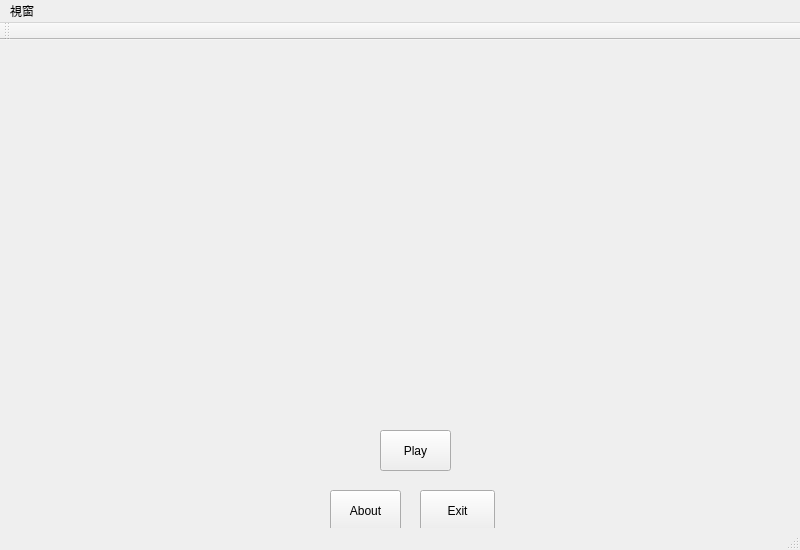
<?xml version="1.0" encoding="UTF-8"?>
<ui version="4.0">
 <class>MainWindow</class>
 <widget class="QMainWindow" name="MainWindow">
  <property name="geometry">
   <rect>
    <x>0</x>
    <y>0</y>
    <width>800</width>
    <height>550</height>
   </rect>
  </property>
  <property name="windowTitle">
   <string>MainWindow</string>
  </property>
  <widget class="QWidget" name="centralWidget">
   <widget class="QPushButton" name="about">
    <property name="geometry">
     <rect>
      <x>330</x>
      <y>450</y>
      <width>71</width>
      <height>41</height>
     </rect>
    </property>
    <property name="text">
     <string>About</string>
    </property>
   </widget>
   <widget class="QPushButton" name="exit">
    <property name="geometry">
     <rect>
      <x>420</x>
      <y>450</y>
      <width>75</width>
      <height>41</height>
     </rect>
    </property>
    <property name="text">
     <string>Exit</string>
    </property>
   </widget>
   <widget class="QPushButton" name="start">
    <property name="geometry">
     <rect>
      <x>380</x>
      <y>390</y>
      <width>71</width>
      <height>41</height>
     </rect>
    </property>
    <property name="text">
     <string>Play</string>
    </property>
   </widget>
   <widget class="QLabel" name="label">
    <property name="geometry">
     <rect>
      <x>0</x>
      <y>0</y>
      <width>801</width>
      <height>501</height>
     </rect>
    </property>
    <property name="text">
     <string/>
    </property>
    <property name="pixmap">
     <pixmap resource="main.qrc">:/main/title.png</pixmap>
    </property>
   </widget>
   <zorder>label</zorder>
   <zorder>about</zorder>
   <zorder>exit</zorder>
   <zorder>start</zorder>
  </widget>
  <widget class="QMenuBar" name="menuBar">
   <property name="geometry">
    <rect>
     <x>0</x>
     <y>0</y>
     <width>800</width>
     <height>21</height>
    </rect>
   </property>
   <widget class="QMenu" name="menu">
    <property name="title">
     <string>視窗</string>
    </property>
   </widget>
   <addaction name="menu"/>
  </widget>
  <widget class="QToolBar" name="mainToolBar">
   <attribute name="toolBarArea">
    <enum>TopToolBarArea</enum>
   </attribute>
   <attribute name="toolBarBreak">
    <bool>false</bool>
   </attribute>
  </widget>
  <widget class="QStatusBar" name="statusBar"/>
 </widget>
 <layoutdefault spacing="6" margin="11"/>
 <resources>
  <include location="main.qrc"/>
 </resources>
 <connections/>
</ui>
